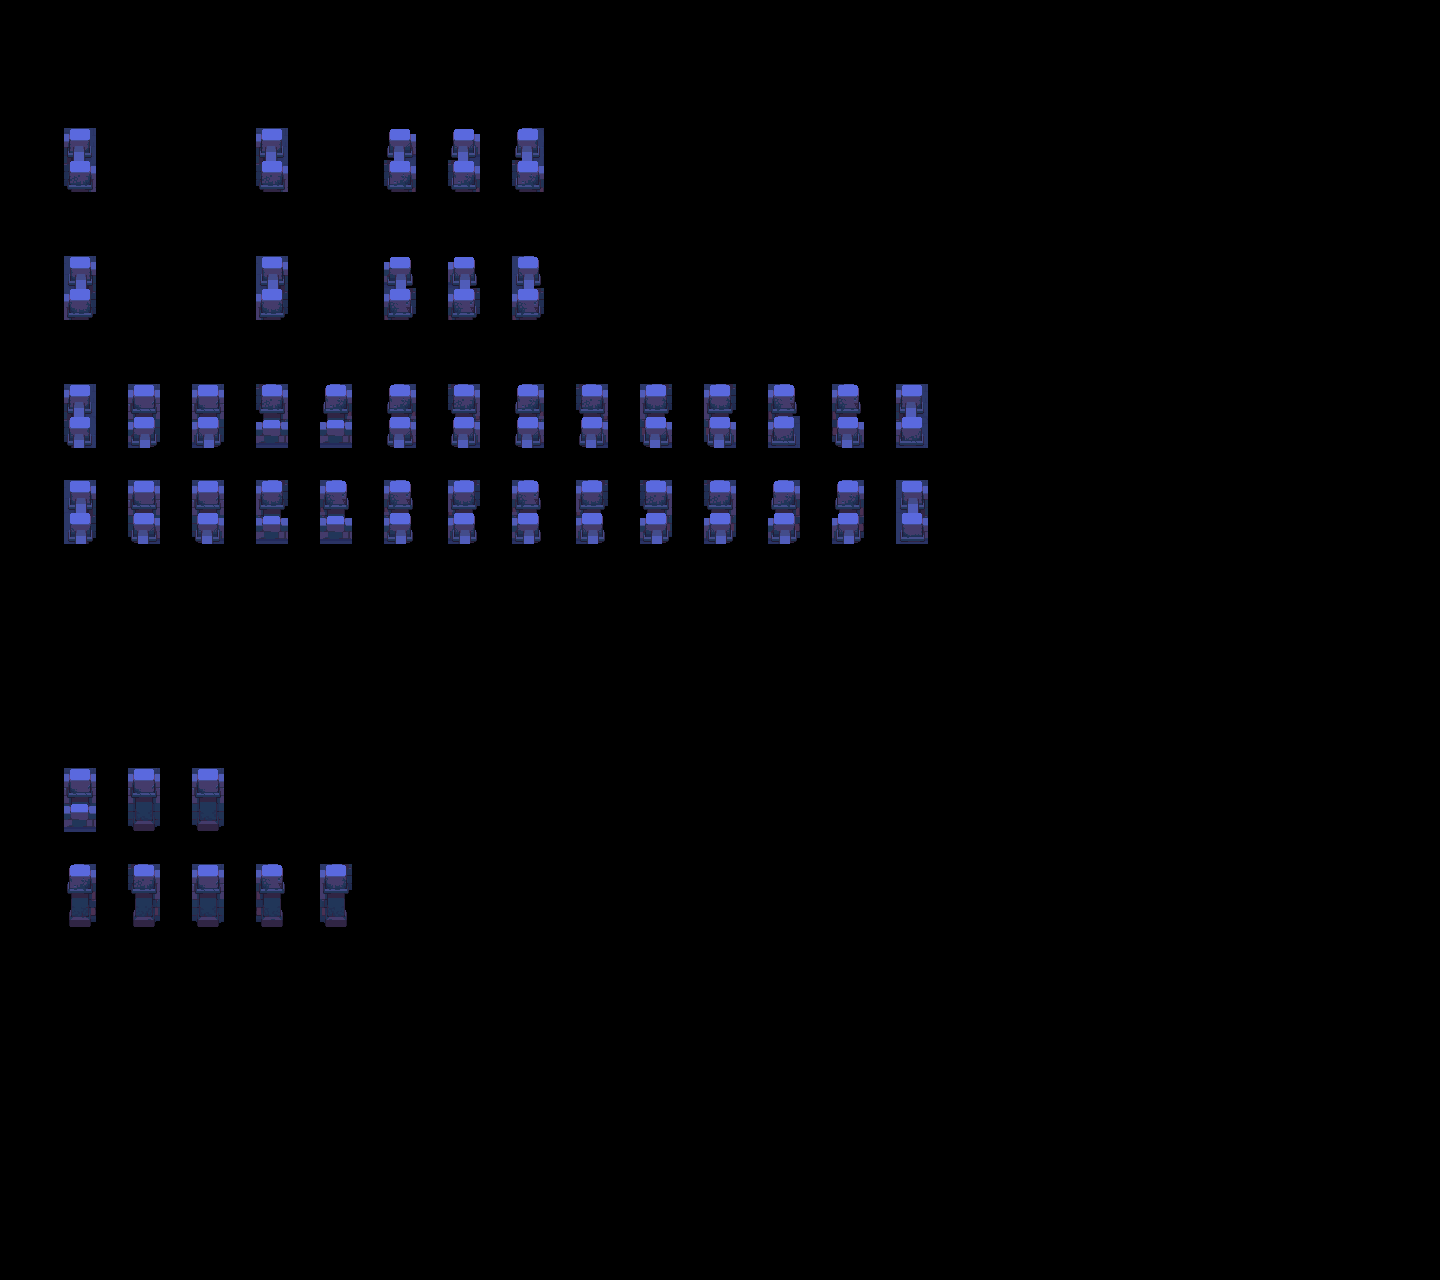

The image is a tile-based game level rendered from a .tmx file. Its description and source (layers, tilesets, objects; grid data summarised) follow:
An orthogonal 45x40 tile map with 32x32 px tiles, 2 tile layers (input_wall2_platform, output_wall2_platform), 2 hidden layers not drawn, 2 tilesets.

<map version="1.5" tiledversion="1.7.2" orientation="orthogonal" renderorder="right-down" width="45" height="40" tilewidth="32" tileheight="32" infinite="0" nextlayerid="6" nextobjectid="1">
 <tileset firstgid="1" source="Terrain - cemetery.tsx" />
 <tileset firstgid="2341" source="cemetery - tileset-wall2.tsx" />
 <layer id="4" name="regions_input" width="45" height="40" visible="0">
  <data>[1800 cells, 92 non-empty, 1 distinct tile ids]</data>
 </layer>
 <layer id="1" name="input_wall2_platform" width="45" height="40">
  <properties>
   <property name="StrictEmpty" type="bool" value="true" />
  </properties>
  <data>[1800 cells, 87 non-empty, 18 distinct tile ids]</data>
 </layer>
 <layer id="5" name="regions_output" width="45" height="40" visible="0">
  <data>[1800 cells, 48 non-empty, 1 distinct tile ids]</data>
 </layer>
 <layer id="3" name="output_wall2_platform" width="45" height="40">
  <data>[1800 cells, 48 non-empty, 34 distinct tile ids]</data>
 </layer>
</map>
